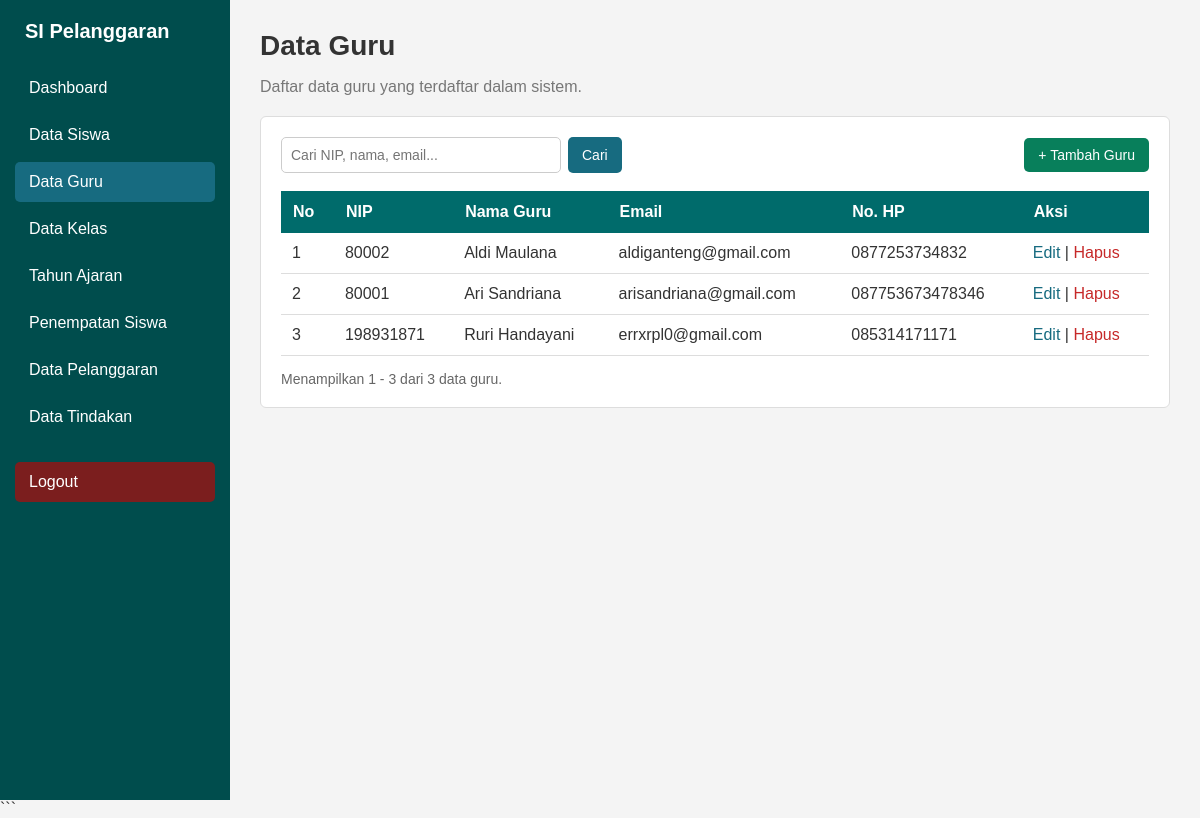
The app's page /guru.php (signed in) with its own data.
### tables this page shows
CREATE TABLE `guru` (
  `id` int(11) NOT NULL,
  `nip` varchar(30) NOT NULL,
  `nama` varchar(150) NOT NULL,
  `jenis_kelamin` char(1) DEFAULT NULL,
  `mata_pelajaran` varchar(100) DEFAULT NULL,
  `email` varchar(100) DEFAULT NULL,
  `no_hp` varchar(20) DEFAULT NULL,
  `alamat` text DEFAULT NULL,
  `status_aktif` tinyint(1) DEFAULT 1,
  `dibuat_pada` timestamp NOT NULL DEFAULT current_timestamp(),
  `diperbarui_pada` timestamp NOT NULL DEFAULT current_timestamp() ON UPDATE current_timestamp()
);

### guru.php (the view, shortened to what this page needs)
<?php
require_once "database.php";
$role = $_SESSION['role'] ?? '';
$search = trim($_GET['search'] ?? '');
$per_halaman = 5;
$halaman = isset($_GET['halaman'])
    ? (int) $_GET['halaman']
    : 1;
$mulai = ($halaman - 1) * $per_halaman;
if ($search != '') {
    $stmt = $koneksi->prepare("
        SELECT COUNT(*) AS total
        FROM guru
        WHERE nip LIKE ?
        OR nama LIKE ?
        OR email LIKE ?
        OR no_hp LIKE ?
    ");
    if (!$stmt) {
        die("Query error: " . $koneksi->error);
    }
    $cari = "%$search%";
    $stmt->bind_param(
        "ssss",
        $cari,
        $cari,
        $cari,
        $cari
    );
    $stmt->execute();
    $hasil_total = $stmt->get_result()->fetch_assoc();
    $total_data = (int) $hasil_total['total'];
} else {
    $hasil_total = mysqli_query(
        $koneksi,
        "SELECT COUNT(*) AS total FROM guru"
    );
    $data_total = mysqli_fetch_assoc($hasil_total);
    $total_data = (int) $data_total['total'];
}
if ($search != '') {
    $stmt = $koneksi->prepare("
        SELECT
            id,
            nip,
            nama,
            email,
            no_hp
        FROM guru
        WHERE nip LIKE ?
        OR nama LIKE ?
        OR email LIKE ?
        OR no_hp LIKE ?
        ORDER BY nama ASC
        LIMIT ?, ?
    ");
    if (!$stmt) {
        die("Query data guru error: " . $koneksi->error);
    }
    $cari = "%$search%";
    $stmt->bind_param(
        "ssssii",
        $cari,
        $cari,
        $cari,
        $cari,
        $mulai,
        $per_halaman
    );
    $stmt->execute();
    $guru = $stmt->get_result();
} else {
    $stmt = $koneksi->prepare("
        SELECT
            id,
            nip,
            nama,
            email,
            no_hp
        FROM guru
        ORDER BY nama ASC
        LIMIT ?, ?
    ");
    $stmt->bind_param(
        "ii",
        $mulai,
        $per_halaman
    );
    $stmt->execute();
    $guru = $stmt->get_result();
}
?>
<!DOCTYPE html>
<html lang="id">
<head>
</head>
<body>
<div class="layout">
    <div class="sidebar">
        <h2>
            SI Pelanggaran
        </h2>
        <a href="dashboard.php">
            Dashboard
        </a>
        <a href="siswa.php">
            Data Siswa
        </a>
        <a href="guru.php" class="active">
            Data Guru
        </a>
        <a href="kelas.php">
            Data Kelas
        </a>
        <a href="tahun_ajaran.php">
            Tahun Ajaran
        </a>
        <a href="penempatan_siswa.php">
            Penempatan Siswa
        </a>
        <a href="pelanggaran.php">
            Data Pelanggaran
        </a>
        <a href="tindakan.php">
            Data Tindakan
        </a>
        <a href="logout.php" class="logout">
            Logout
        </a>
    </div>
    <div class="content">
        <div class="judul">
            <h1>
                Data Guru
            </h1>
            <p>
                Daftar data guru yang terdaftar dalam sistem.
            </p>
        </div>
        <div class="box">
            <div class="table-header">
                <form
                    method="GET"
                    class="search-form"
                >
                    <input
                        type="text"
                        name="search"
                        placeholder="Cari NIP, nama, email..."
                        value="<?= htmlspecialchars($search); ?>"
                    >
                    <button
                        type="submit"
                        class="btn"
                    >
                        Cari
                    </button>
                </form>
                <?php if ($role == 'admin') { ?>
                    <a
                        href="tambah_guru.php"
                        class="btn btn-tambah"
                    >
                        + Tambah Guru
                    </a>
                <?php } ?>
            </div>
            <div class="table-wrapper">
                <table>
                    <thead>
                        <tr>
                            <th>No</th>
                            <th>NIP</th>
                            <th>Nama Guru</th>
                            <th>Email</th>
                            <th>No. HP</th>
                            <th>Aksi</th>
                        </tr>
                    </thead>
                    <tbody>
                    <?php if ($guru->num_rows > 0) { ?>
                        <?php
                        $no = $mulai + 1;
                        while ($g = $guru->fetch_assoc()) {
                        ?>
                            <tr>
                                <td>
                                    <?= $no++; ?>
                                </td>
                                <td>
                                    <?= htmlspecialchars($g['nip']); ?>
                                </td>
                                <td>
                                    <?= htmlspecialchars($g['nama']); ?>
                                </td>
                                <td>
                                    <?= htmlspecialchars($g['email']); ?>
                                </td>
                                <td>
                                    <?= htmlspecialchars($g['no_hp']); ?>
                                </td>
                                <td>
                                    <?php if ($role == 'admin') { ?>
                                        <a
                                            href="edit_guru.php?id=<?= (int)$g['id']; ?>"
                                            class="edit"
                                        >
                                            Edit
                                        </a>
                                        |
                                        <a
                                            href="hapus_guru.php?id=<?= (int)$g['id']; ?>"
                                            class="hapus"
                                            onclick="return confirm('Yakin ingin menghapus guru ini?')"
                                        >
                                            Hapus
                                        </a>
                                    <?php } else { ?>
                                        -
                                    <?php } ?>
                                </td>
                            </tr>
                        <?php } ?>
                    <?php } ?>
                    </tbody>
                </table>
            </div>
            <div class="info">
                Menampilkan
                <?= $total_data > 0 ? $mulai + 1 : 0; ?>
                -
                <?= min($mulai + $per_halaman, $total_data); ?>
                dari
                <?= $total_data; ?>
                data guru.
            </div>
        </div>
    </div>
</div>
</body>
</html>

### guru.php (style rules this page uses)
* { box-sizing: border-box; }
body { margin: 0; font-family: Arial, sans-serif; background: #f4f4f4; color: #333; }
.layout { display: flex; min-height: 100vh; }
.sidebar { width: 230px; min-height: 100vh; background: #004d4d; padding: 20px 15px; flex-shrink: 0; }
.sidebar h2 { color: white; font-size: 20px; margin: 0 0 25px 10px; }
.sidebar a { display: block; color: white; text-decoration: none; padding: 11px 14px; margin-bottom: 7px; border-radius: 5px; }
.sidebar a:hover, .sidebar a.active { background: #176b80; }
.sidebar .logout { margin-top: 25px; background: #7b1e1e; }
.content { flex: 1; padding: 30px; }
.judul { margin-bottom: 20px; }
.judul h1 { margin: 0; font-size: 28px; }
.judul p { color: #777; }
.box { background: white; border: 1px solid #ddd; border-radius: 6px; padding: 20px; }
.table-header { display: flex; justify-content: space-between; align-items: center; margin-bottom: 18px; gap: 10px; }
.search-form { display: flex; gap: 7px; }
.search-form input { width: 280px; padding: 9px; border: 1px solid #ccc; border-radius: 5px; font-size: 14px; }
.btn { display: inline-block; padding: 9px 14px; background: #176b80; color: white; text-decoration: none; border: none; border-radius: 5px; cursor: pointer; font-size: 14px; }
.btn-tambah { background: #087f5b; }
.table-wrapper { overflow-x: auto; }
table { width: 100%; border-collapse: collapse; background: white; }
th { background: #006b6b; color: white; padding: 12px; text-align: left; }
td { padding: 11px; border-bottom: 1px solid #ddd; }
.edit { color: #176b80; text-decoration: none; }
.hapus { color: #c62828; text-decoration: none; }
.info { margin-top: 15px; color: #666; font-size: 14px; }

### records on screen
guru: nip "80002", nama "Aldi Maulana", email "aldiganteng@gmail.com", no_hp "0877253734832"
guru: nip "80001", nama "Ari Sandriana", email "arisandriana@gmail.com", no_hp "087753673478346"
guru: nip "198931871", nama "Ruri Handayani", email "errxrpl0@gmail.com", no_hp "085314171171"

### other values on screen
$mulai + 1 "1"
min($mulai + $per_halaman, $total_data) "3"
$total_data "3"
